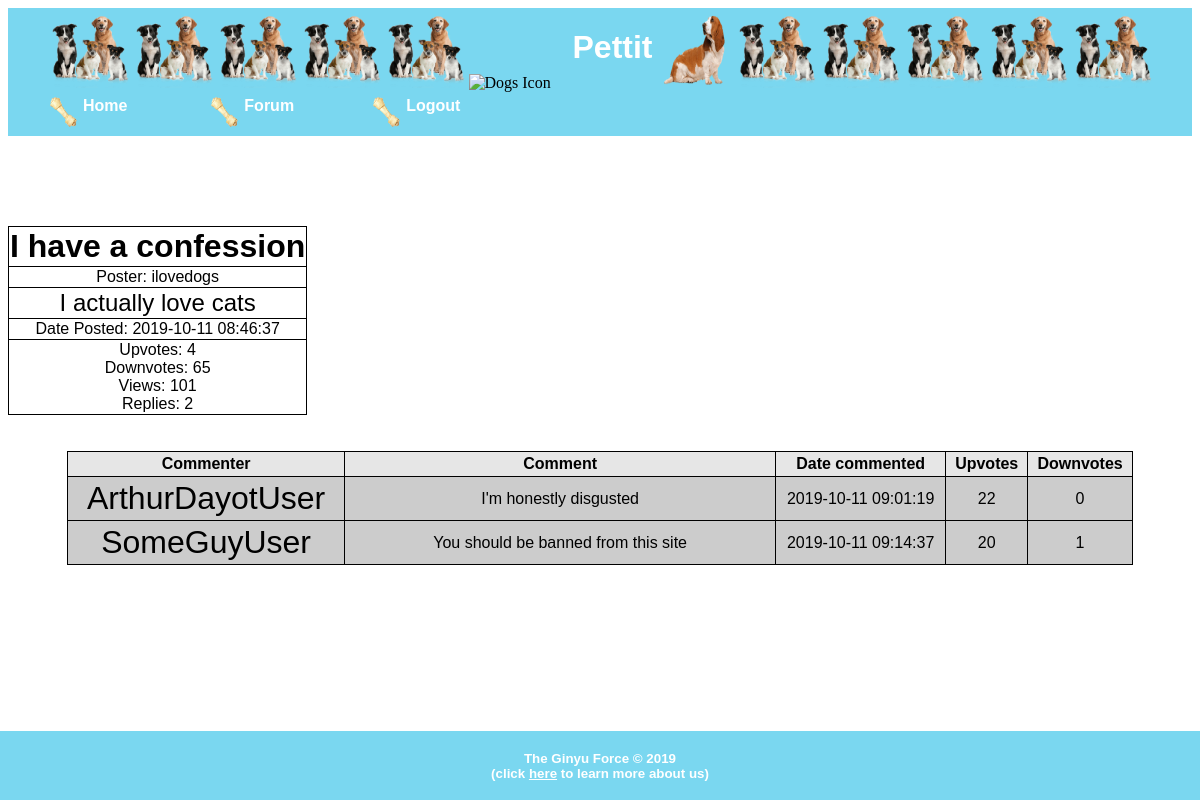
The app's page /script/view_topic2.php?id=3 (signed in) with its own data.
### tables this page shows
CREATE TABLE posts (
  PostID int(20) NOT NULL AUTO_INCREMENT,
  PostContent text NOT NULL,
  PostTopic varchar(255) NOT NULL,
  DatePosted timestamp NOT NULL DEFAULT current_timestamp() ON UPDATE current_timestamp(),
  PosterID int(20) NOT NULL,
  up_votes int(5) NOT NULL,
  down_votes int(5) NOT NULL,
  view int(4) NOT NULL,
  reply int(4) NOT NULL,
  PRIMARY KEY (PostID)
);

CREATE TABLE users (
  FirstName varchar(20) NOT NULL,
  LastName varchar(20) NOT NULL,
  UserName varchar(20) NOT NULL,
  EmailAddress varchar(30) NOT NULL,
  Password varchar(40) NOT NULL,
  UserID int(20) NOT NULL AUTO_INCREMENT,
  PRIMARY KEY (UserID)
);

CREATE TABLE comments (
  comment_id int(20) NOT NULL AUTO_INCREMENT,
  user_id int(20) NOT NULL,
  date_posted timestamp NOT NULL DEFAULT current_timestamp() ON UPDATE current_timestamp(),
  text_content text NOT NULL,
  parent_id int(20) NOT NULL,
  up_votes int(5) NOT NULL,
  down_votes int(5) NOT NULL,
  PRIMARY KEY (comment_id)
);

### script/view_topic2.php (the view, shortened to what this page needs)
<!DOCTYPE html>
<html>
    <header>
        <?php include('header.php'); ?>
    </header>
    <body>
        <section>
               <?php
               include('../connect.php');
               $tbl_posts = "posts";
               $tbl_users = "users";
               $PostID = $_GET['id'];
               $sql= "SELECT * FROM $tbl_posts WHERE PostID= '$PostID'";
               $result= mysqli_query($connection, $sql);
               $row= mysqli_fetch_array($result);
               $userID = $row['PosterID'];
               $sqluser= "SELECT * FROM $tbl_users WHERE UserID= '$userID'";
               $resultUserName= mysqli_query($connection, $sqluser);
               $rowUserName= mysqli_fetch_array($resultUserName);
                ?>
                <table>
                <tr>
                  <td><span style="font-size: 32px;"><strong><?php echo htmlspecialchars($row['PostTopic'])?></strong></span></td><br></tr><tr>
                  <td><?php echo "Poster: " . htmlspecialchars($rowUserName['UserName'])?></td><br></tr><tr>
                  <td><span style="font-size: 24px;"><?php echo htmlspecialchars($row['PostContent'])?></span></td><br></tr><tr>
                  <td><?php echo "Date Posted: " . htmlspecialchars($row['DatePosted'])?></td><br></tr><tr>
                  <td><?php echo "Upvotes: " . htmlspecialchars($row['up_votes'])?><br>
                  <?php echo "Downvotes: " . htmlspecialchars($row['down_votes'])?><br>
                  <?php echo "Views: " . htmlspecialchars($row['view'])?><br>
                  <?php echo "Replies: " . htmlspecialchars($row['reply'])?></td><br>
                </tr>
              </table>
        </section>
        <section>
          <?php
          include('../connect.php');
          $tbl_comments = "comments";
          $PostID = $_GET['id'];
          $sql2= "SELECT * FROM $tbl_comments WHERE parent_id= '$PostID'";
          $result2= mysqli_query($connection, $sql2);
          ?>
          <table width="90%" border="0" align="center" cellpadding="3" cellspacing="1" bgcolor="#CCCCCC">
            <tr>
              <td width="13%" align="center" bgcolor="#E6E6E6"><strong>Commenter</strong></td>
              <td width="33%" align="center" bgcolor="#E6E6E6"><strong>Comment</strong></td>
              <td width="13%" align="center" bgcolor="#E6E6E6"><strong>Date commented</strong></td>
              <td width="5%" align="center" bgcolor="#E6E6E6"><strong>Upvotes</strong></td>
              <td width="5%" align="center" bgcolor="#E6E6E6"><strong>Downvotes</strong></td>
            </tr>
          <tr>
          <?php
          while ($row2 = $result2->fetch_assoc()) {
            $commenterID = $row2['user_id'];
            $sqlcommenter= "SELECT * FROM $tbl_users WHERE UserID= '$commenterID'";
            $resultCommenter= mysqli_query($connection, $sqlcommenter);
            $rowCommenter= mysqli_fetch_array($resultCommenter);
           ?>
             <td><span style="font-size: 32px;"><?php echo htmlspecialchars($rowCommenter['UserName'])?></span></td>
             <td><?php echo htmlspecialchars($row2['text_content'])?></td><br>
             <td><?php echo htmlspecialchars($row2['date_posted'])?></td>
             <td><?php echo htmlspecialchars($row2['up_votes'])?></td>
             <td><?php echo htmlspecialchars($row2['down_votes'])?></td>
           </tr>
           <?php
         }
            ?>
          </table>
          <br>
        </section>
    </body>
    <footer>
        <?php include('footer.php'); ?>
    </footer>
</html>

### script/header.php (shortened to what this page needs)
<!DOCTYPE html>
<html>
    <head>
        <link href="../css/style.css" type="text/css" rel="stylesheet">
    </head>
    <body>
        <header><center>
              <img src="../img/Dogs.png" alt="Dogs Icon" height="80" width="80" />
                <img src="../img/Dogs.png" alt="Dogs Icon" height="80" width="80" />
                  <img src="../img/Dogs.png" alt="Dogs Icon" height="80" width="80" />
                  <img src="../img/Dogs.png" alt="Dogs Icon" height="80" width="80" />
                  <img src="../img/Dogs.png" alt="Dogs Icon" height="80" width="80" />
                  <img src="../img/DogLeft.png" alt="Dogs Icon" height="75" width="75" />
                  <h1>&nbsp; Pettit </h1>
                  <img src="../img/DogRight.png" alt="Dogs Icon" height="75" width="75" />
                  <img src="../img/Dogs.png" alt="Dogs Icon" height="80" width="80" />
                  <img src="../img/Dogs.png" alt="Dogs Icon" height="80" width="80" />
                  <img src="../img/Dogs.png" alt="Dogs Icon" height="80" width="80" />
                  <img src="../img/Dogs.png" alt="Dogs Icon" height="80" width="80" />
                  <img src="../img/Dogs.png" alt="Dogs Icon" height="80" width="80" />
        </center></header>
        <nav>
            <div class="menuitem">
                <a href="home.php">
                    <img src="../img/bone.png" alt="" height="30" width="30" />
                    <span class="menutext">Home</span>
                </a>
            </div>
            <div class="menuitem">
                <a href="main_forum.php">
                    <img src="../img/bone.png" alt="" height="30" width="30" />
                    <span class="menutext">Forum</span>
                </a>
            </div>
            <div class="menuitem">
                <a href="logout.php">
                    <img src="../img/bone.png" alt="" height="30" width="30" />
                    <span class="menutext">Logout</span>
                </a>
            </div>
        </nav>

### script/footer.php
<p>The Ginyu Force &copy; 2019<br />
(click <a href="https://www.youtube.com/watch?v=fNizmFbrZdI"><u>here</u></a> to learn more about us)</p>

### css/style.css (style rules this page uses)
header { background-color: #7AD7F0; text-align: left; }
footer { background-color: #7AD7F0; text-align: left; position: fixed; bottom: 0px; left: 0px; width: 100%; }
header h1 { display: inline-block; color: #ffffff; font-size: 24pt; text-align: left; font-family: arial, sans-serif; vertical-align: top; }
nav { background-color: #7AD7F0; text-align: left; }
.menuitem { display: inline-block; color: #ffffff; font-size: 12pt; text-align: center; font-family: arial, sans-serif; font-weight: bold; vertical-align: top; padding: 5px; width: 150px; }
.menutext { vertical-align: top; }
footer p { color: #ffffff; font-size: 10pt; text-align: center; font-family: arial, sans-serif; font-weight: bold; padding: 6px; }
a:link, a:visited, a:active { color: #ffffff; text-decoration: none; }
table, th, td { border: 1px solid black; border-collapse: collapse; text-align: center; font-family: arial, sans-serif; }

### records on screen
posts: PostTopic "I have a confession", PostContent "I actually love cats", DatePosted "2019-10-11 08:46:37", up_votes "4", down_votes "65", view "101", reply "2"
users: UserName "ilovedogs"
comments: user.UserName "ArthurDayotUser", text_content "I'm honestly disgusted", date_posted "2019-10-11 09:01:19", up_votes "22", down_votes "0"
comments: user.UserName "SomeGuyUser", text_content "You should be banned from this site", date_posted "2019-10-11 09:14:37", up_votes "20", down_votes "1"
